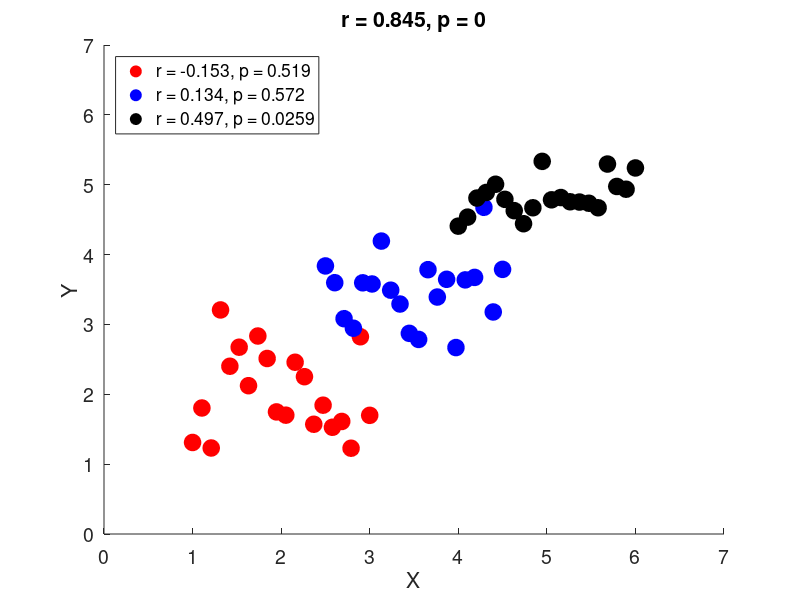

Source code (MATLAB):
%%
%   COURSE: Master statistics and machine learning: intuition, math, code										
%      URL: udemy.com/course/statsml_x/?couponCode=202112 
% 
%  SECTION: Correlation
%    VIDEO: The "subgroups" correlation fallacy
% 
%  TEACHER: Mike X Cohen, sincxpress.com
%

%%

% initializations
n = 20; % sample points per group
offsets = [2 3.5 5]; % mean offsets
[x,y,l] = deal(cell(3,1));

% setup figure
figure(1), clf, hold on
c = 'rbk';

% generate and plot data
for datai=1:3
    
    % generate data
    x{datai} = linspace(offsets(datai)-1,offsets(datai)+1,n);
    y{datai} = mean(x{datai}) + randn(1,n)/2;
    
    % plot
    plot(x{datai},y{datai},[c(datai) 'o'],'markersize',12,'markerfacecolor',c(datai))
    
    % subgroup correlation
    [r,p] = corrcoef(x{datai}',y{datai}');
    l{datai} = [ 'r = ' num2str(r(2),3) ', p = ' num2str(p(2),3) ];
end


% now correlate the groups
[r,p] = corrcoef(cell2mat(x')',cell2mat(y')');
title([ 'r = ' num2str(r(2),3) ', p = ' num2str(p(2),3) ])

xlabel('X'), ylabel('Y')
axis([0 7 0 7])
legend(l,'Location','NorthWest')
set(gca,'fontsize',14)

%% done
